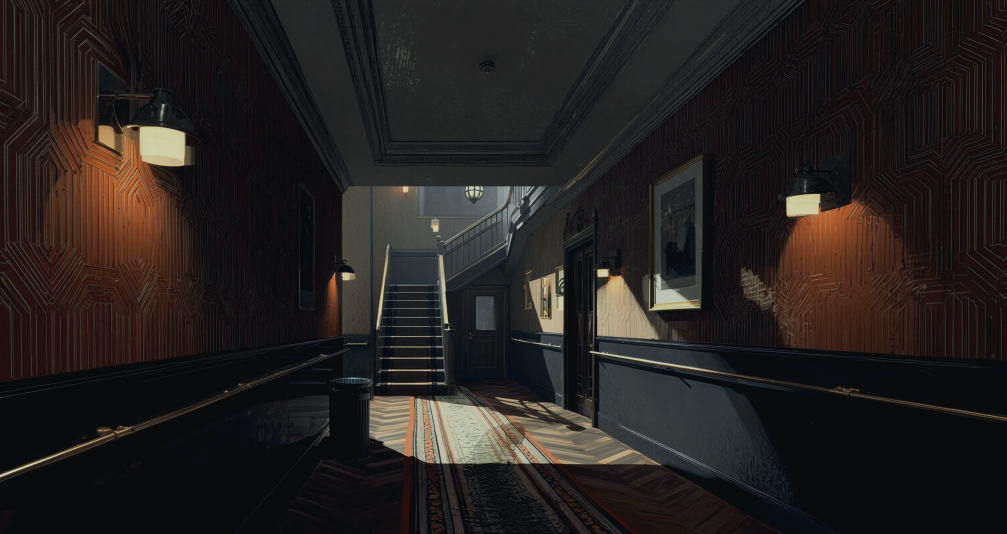
#> input picture DialogGame/images/bg_cafe.jpg, 3019 x 1600 px (shown at 1/3 size)
$ python -i compose_character_card.py   (imports and definitions only)
#> lines starting #> are read from the running program, lines starting #| are printed output that depends on the picture
#> further down, picture is the input picture: PIL image 3019x1600 RGB; mean R, G, B 37.3, 32.5, 30.9
#!/usr/bin/env python3
"""Compose approved NDC character-card modules onto an exact white 16:9 canvas."""

from __future__ import annotations

import argparse
import json
from pathlib import Path
from typing import Iterable

from PIL import Image, ImageChops, ImageDraw


BASE_W = 3840
BASE_H = 2160


# [8 lines left out: function parse_args, not called in this run]


def resolve(manifest_dir: Path, value: str) -> Path:
    path = Path(value)
    return path if path.is_absolute() else manifest_dir / path


def trim_white(image: Image.Image, tolerance: int = 18) -> Image.Image:
#> called with tolerance = 18
    rgba = image.convert("RGBA")
    white = Image.new("RGBA", rgba.size, (255, 255, 255, 255))
#> white: PIL image 3019x1600 RGBA; every value is 255
    flattened = Image.alpha_composite(white, rgba).convert("RGB")
    difference = ImageChops.difference(flattened, Image.new("RGB", flattened.size, "white"))
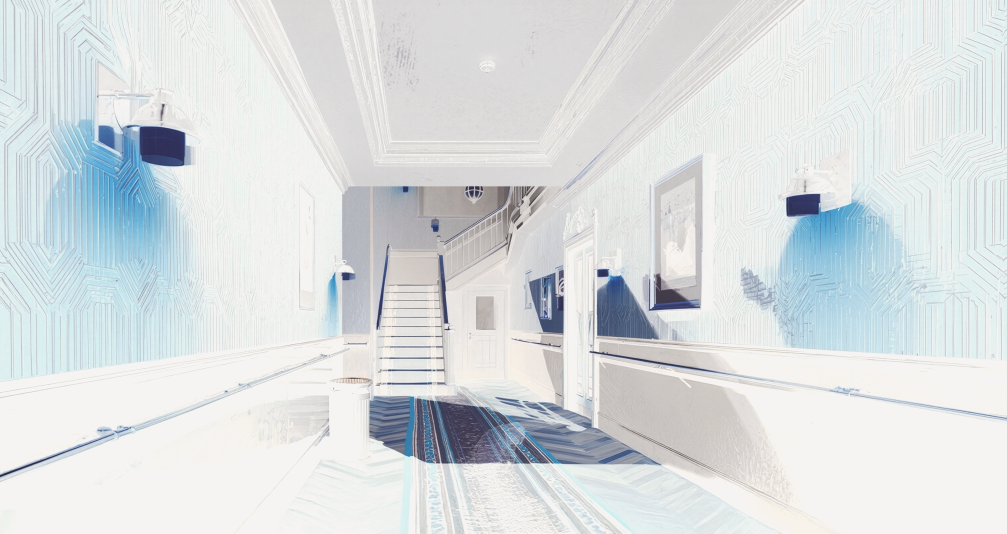
#> difference: PIL image 3019x1600 RGB (shown at 1/3 size); mean R, G, B 217.7, 222.5, 224.1
    mask = difference.convert("L").point(lambda value: 255 if value > tolerance else 0)
#> mask: PIL image 3019x1600 L; every value is 255
    bbox = mask.getbbox()
#> bbox = (0, 0, 3019, 1600)
    return flattened.crop(bbox) if bbox else flattened


# [73 lines left out: functions paste_contained, load_trimmed, paste_uniform_fullbodies, not called in this run]


def scaled_box(box: tuple[int, int, int, int], sx: float, sy: float) -> tuple[int, int, int, int]:
    x, y, width, height = box
    return round(x * sx), round(y * sy), round(width * sx), round(height * sy)


# [95 lines left out: functions require_keys, main, not called in this run]


# [2 lines not run here, left out]

>>> from PIL import Image
>>> picture = Image.open('../../../../DialogGame/images/bg_cafe.jpg')
>>> result = trim_white(picture)
